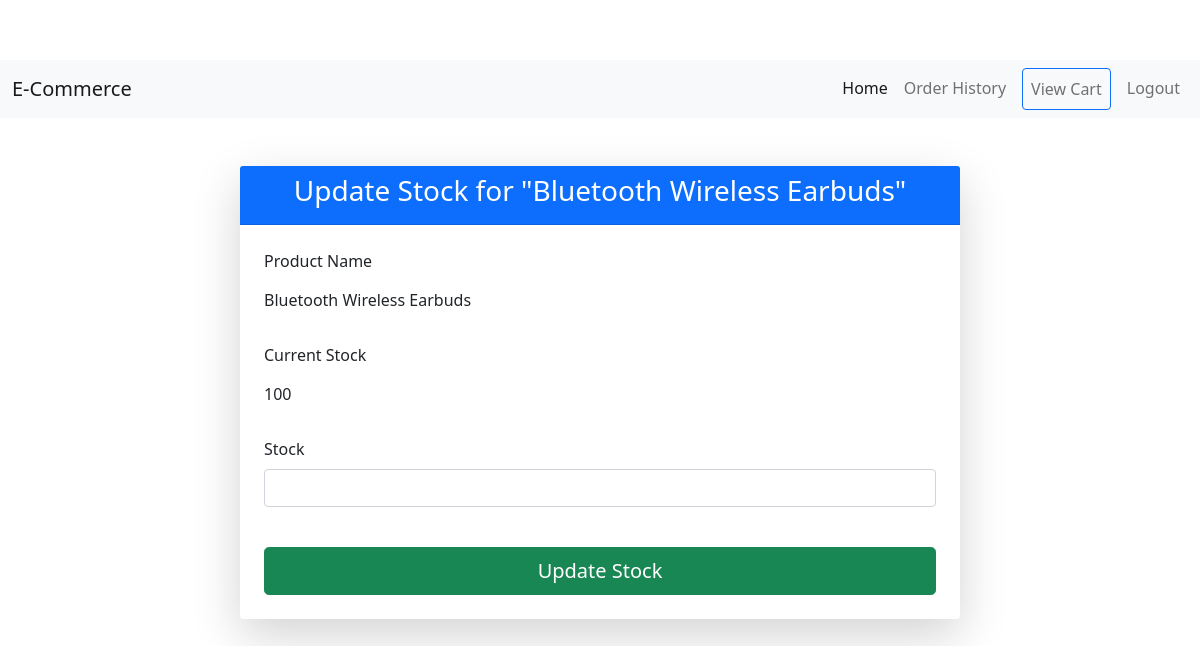
The page /admin/product/update/2 (signed in) on the database as committed earlier.
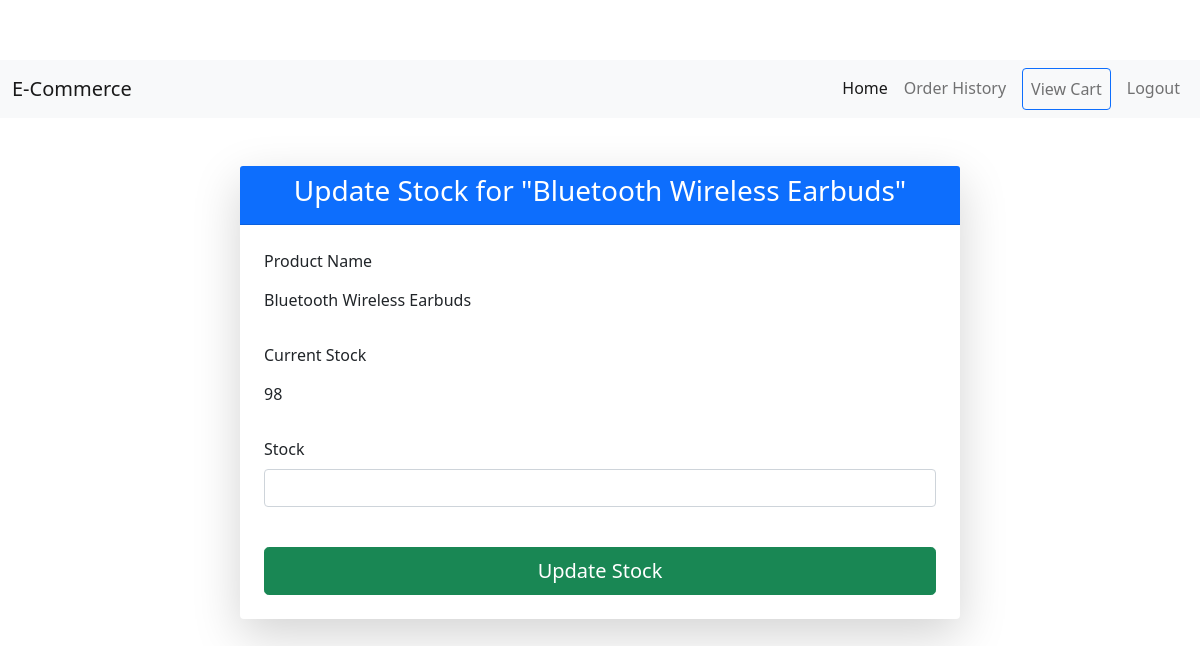
The same page on the database as committed later.
### model.py (models this page shows)
class Product(db.Model):
    __tablename__ = 'products'
    id: Mapped[int] = mapped_column(Integer, primary_key=True)
    name: Mapped[str] = mapped_column(String(250), unique=True, nullable=False)
    stocks: Mapped[int] = mapped_column(Integer, nullable=False)
    description: Mapped[str] = mapped_column(String(300), nullable=False)
    detail: Mapped[str] = mapped_column(String(250), nullable=False)
    category_id: Mapped[int] = mapped_column(Integer, db.ForeignKey('categories.id'))
    price: Mapped[int] = mapped_column(Integer, nullable=False)
    image_url: Mapped[str] = mapped_column(String(250), nullable=True)
    category = relationship('Category', back_populates='products')
    order_items = relationship('OrderItem', back_populates='product')
    cart_items = relationship('CartItem', back_populates='product')

### main.py (the view)
@app.route('/admin/product/update/<int:product_id>', methods=['GET', 'POST'])
@admin_only
def update_product_stock(product_id):
    product = Product.query.get(product_id)
    form = UpdateProductForm()
    if form.validate_on_submit():
        product.stock = form.stock.data
        db.session.commit()
        return redirect(url_for('admin_dashboard'))
    return render_template('update_product_stock.html', form=form, product=product)

### forms.py
class UpdateProductForm(FlaskForm):
    stocks = IntegerField('Stock', validators=[DataRequired(), NumberRange(min=0)])
    submit = SubmitField('Update Stock')

### main.py (called while the page is built)
@login_manager.user_loader
def load_user(user_id):
    return db.get_or_404(User, user_id)

def admin_only(f):
    @wraps(f)
    def decorated_function(*args, **kwargs):
        if current_user.id != 1:
            return abort(403)
        return f(*args, **kwargs)
    return decorated_function

### templates/update_product_stock.html (shortened to what this page needs)
{% extends 'base.html' %}
{% block content %}
<div class="container mt-5">
    <div class="row justify-content-center">
        <div class="col-md-8">
            <div class="card shadow-lg border-0">
                <div class="card-header bg-primary text-white text-center">
                    <h3>Update Stock for "{{ product.name }}"</h3>
                </div>
                <div class="card-body p-4">
                    <form method="POST" action="{{ url_for('update_product_stock', product_id=product.id) }}">
                        <div class="form-group mb-4">
                            <label for="name" class="form-label">Product Name</label>
                            <input type="text" class="form-control-plaintext" id="name" value="{{ product.name }}" readonly>
                        </div>
                        <div class="form-group mb-4">
                            <label for="current_stock" class="form-label">Current Stock</label>
                            <input type="number" class="form-control-plaintext" id="current_stock" value="{{ product.stocks }}" readonly>
                        </div>
                        <div class="form-group mb-4">
                            {{ form.stocks.label(class="form-label") }}
                            {{ form.stocks(class="form-control") }}
                        </div>
                        <button type="submit" class="btn btn-success btn-lg w-100 mt-3">Update Stock</button>
                    </form>
                </div>
            </div>
        </div>
    </div>
</div>
{% endblock %}

Rows that differ between the two databases and show on the page:
changed Product "Bluetooth Wireless Earbuds": stocks "100" → "98"
